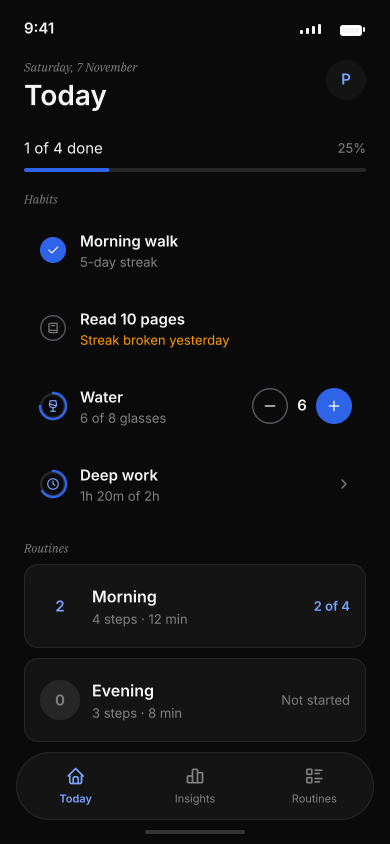
#> input picture design/archive/renders/01-today.png, 780 x 1688 px, found by its file name (shown at 1/2 size)
$ python m29.py
#> lines starting #> are read from the running program, lines starting #| are printed output that depends on the picture
from PIL import Image
import numpy as np
base = 'D:/Apps/projects/habit_tracker/design/renders/'
im = np.array(Image.open(base + '01-today.png').convert('RGB')).astype(int)
r, g, b = im[:, :, 0], im[:, :, 1], im[:, :, 2]
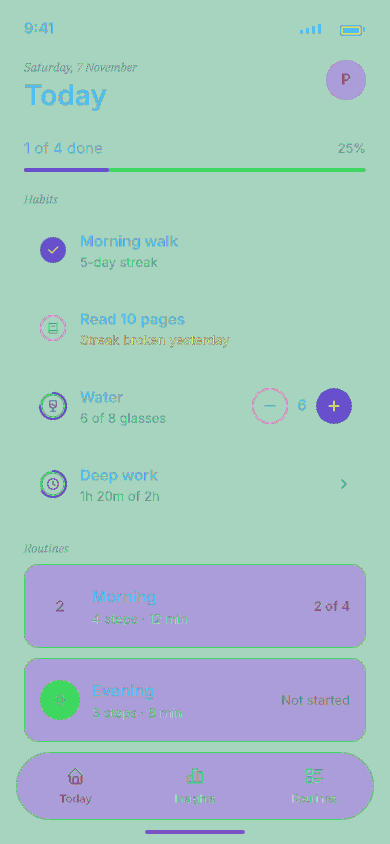
#> r: shape (1688, 780) int64 (shown at 1/2 size); 166 distinct labels, from 10 to 255; one colour per label, 0 black
#> g: shape (1688, 780) int64; 163 distinct labels, from 10 to 255
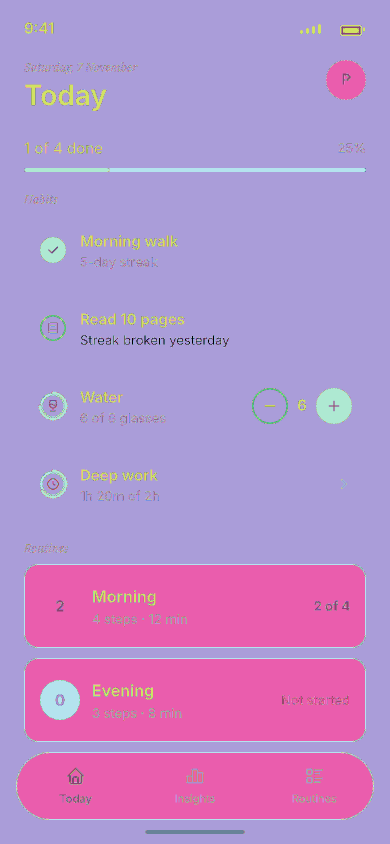
#> b: shape (1688, 780) int64 (shown at 1/2 size); 209 distinct labels, from 0 to 255; one colour per label, 0 black
# badge bg is ~ (18,18,18)? sample
print('colors', tuple(im[1180, 100]), tuple(im[1180, 300]), tuple(im[1120, 390]))
#| colors (20, 20, 20) (20, 20, 20) (10, 10, 10)
# find badge disc: differs from card bg 17 by small amount; sample along row y=1180
row = im[1180]
#> row = 780 rows, first 8: [10, 10, 10], [10, 10, 10], [10, 10, 10], [10, 10, 10], [10, 10, 10], [10, 10, 10], [10, 10, 10], [10, 10, 10]
for x in range(48, 200):
    c = tuple(row[x])
    if c != (17, 17, 17) and x < 190:
        pass
#> this loop made 152 passes
#> c on passes 1 to 3: (38, 38, 38), (38, 38, 38), (20, 20, 20)
prev = None
for x in range(48, 200):
    c = tuple(row[x])
    if c != prev:
        print(x, c)
        prev = c
#> this loop made 152 passes
#| 48 (38, 38, 38)
#| 50 (20, 20, 20)

$ run again, with design/archive/renders/02-counter-detail.png copied over design/archive/renders/01-today.png
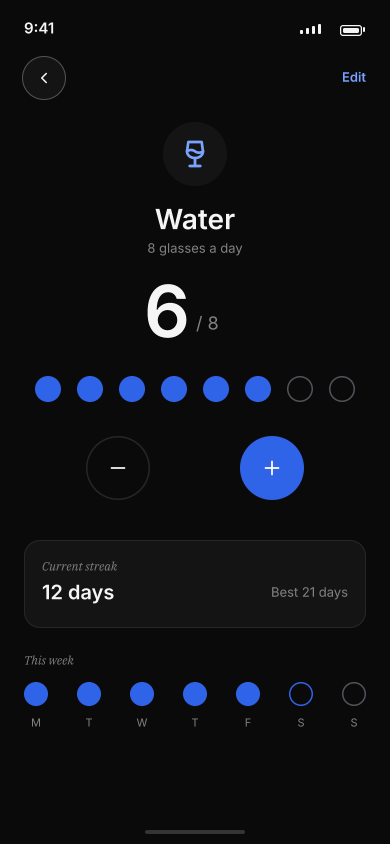
#> input picture design/archive/renders/02-counter-detail.png, 780 x 1688 px, found by its file name (shown at 1/2 size)
#> r: shape (1688, 780) int64; 140 distinct labels, from 10 to 255
#> `r, g, b = im[:, :, 0], im[:, :, 1], im[:, :, 2]`:
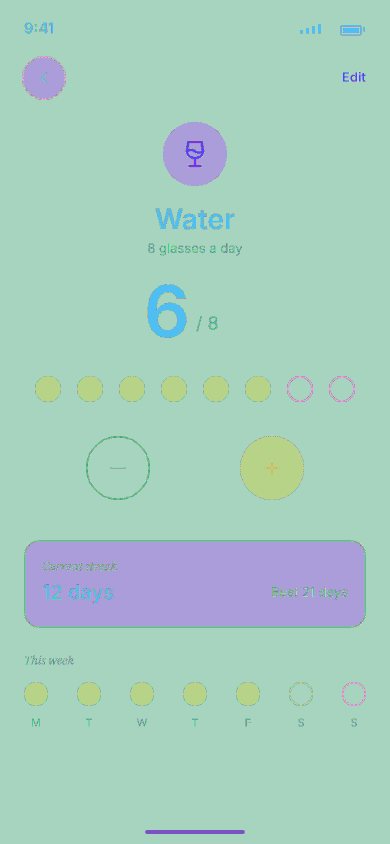
#> g: shape (1688, 780) int64 (shown at 1/2 size); 147 distinct labels, from 10 to 255; one colour per label, 0 black
#> `r, g, b = im[:, :, 0], im[:, :, 1], im[:, :, 2]`:
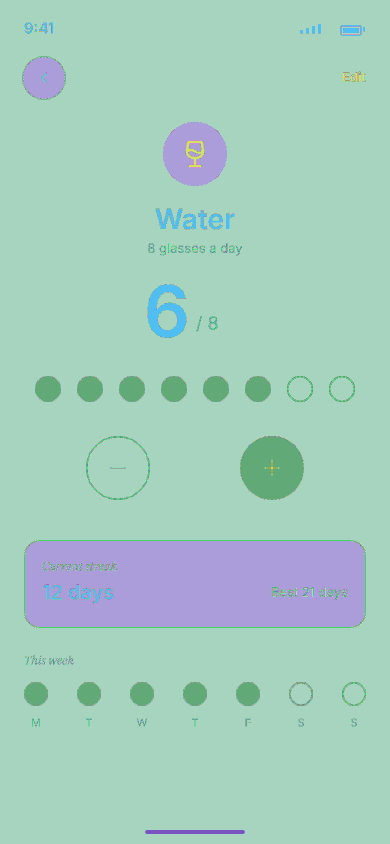
#> b: shape (1688, 780) int64 (shown at 1/2 size); 181 distinct labels, from 10 to 255; one colour per label, 0 black
#| colors (20, 20, 20) (20, 20, 20) (20, 20, 20)
#> row = 780 rows, first 8: [10, 10, 10], [10, 10, 10], [10, 10, 10], [10, 10, 10], [10, 10, 10], [10, 10, 10], [10, 10, 10], [10, 10, 10]
#> the loop `for x in range(48, 200):` made 152 passes
#> c on passes 1 to 3: (38, 38, 38), (38, 38, 38), (20, 20, 20)
#> the loop `for x in range(48, 200):` made 152 passes
#> prev on passes 1, 3, 45, 46, 51, 70, 71, 75: (38, 38, 38), (20, 20, 20), (77, 77, 77), (245, 245, 245), (20, 20, 20), (188, 188, 188), (245, 245, 245), (119, 119, 119)
#> (printed output is left out)
